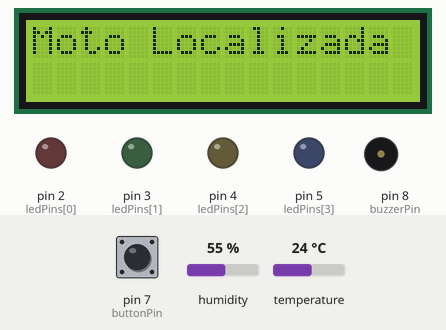
Simulated run of this sketch. Board: Arduino Uno, built with avr-gcc and run on an emulated ATmega328P. Shown: 16×2 character LCD, output pins drawn as LEDs (lit = HIGH), buzzer (waves = sounding). The inputs (shaded band) are chosen by the test bench; at power-on: pin 7 (buttonPin) HIGH, humidity 55 %, temperature 24 °C. EEPROM starts erased; what the sketch prints to the serial monitor is not drawn.

Above: at 3.3 s.
3.4 s: pin 7 (buttonPin) pulled LOW for 1 s
At 5.4 s:
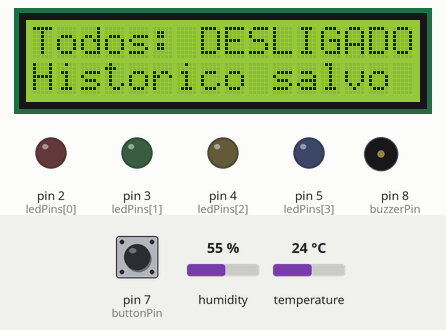
6.0 s: pin 7 (buttonPin) pulled LOW for 0.15 s
At 7.0 s:
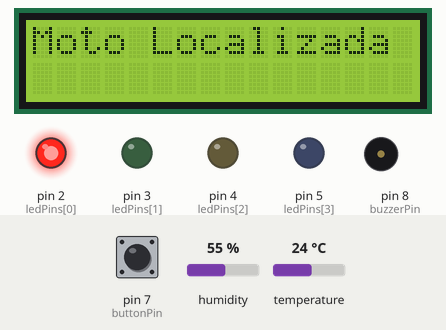
7.7 s: pin 7 (buttonPin) pulled LOW for 0.15 s
At 9.1 s:
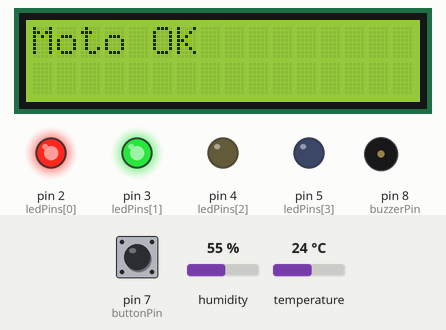
9.4 s: pin 7 (buttonPin) pulled LOW for 0.15 s
At 10.0 s:
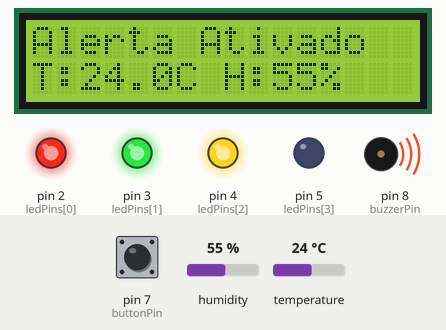
10.1 s: pin 7 (buttonPin) pulled LOW for 0.15 s
At 11.3 s:
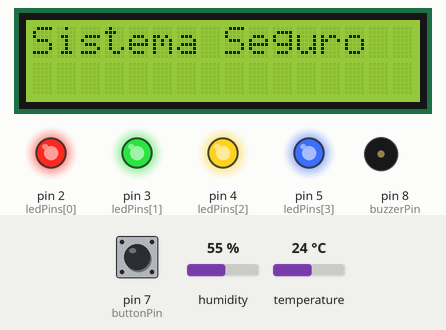
11.8 s: pin 7 (buttonPin) pulled LOW for 1 s
At 13.8 s:
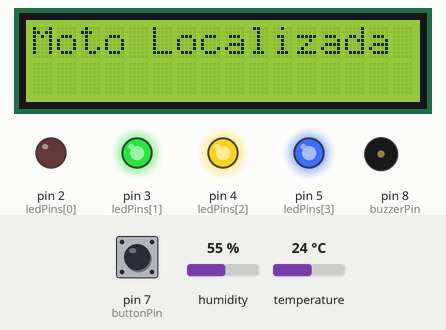
Timing chart, 0 to 15.3 s (numbered marks = the images above; inputs shaded):
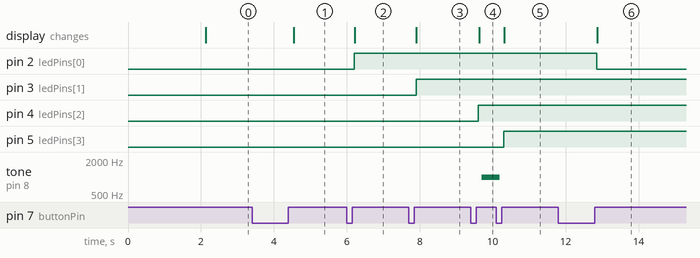

Measured:
- after the input at 3.4 s, the display: changes after 1.1 s (image 1)
- after the input at 6.0 s, pin 2 (ledPins[0]): LOW → HIGH after 0.20 s; the display: changes after 0.22 s (image 2)
- after the input at 7.7 s, pin 3 (ledPins[1]): LOW → HIGH after 0.20 s; the display: changes after 0.21 s (image 3)
- after the input at 9.4 s, pin 4 (ledPins[2]): LOW → HIGH after 0.20 s; tone on pin 8 (buzzerPin): silent → 1000 Hz after 0.30 s; the display: changes after 0.23 s (image 4)
- after the input at 10.1 s, pin 5 (ledPins[3]): LOW → HIGH after 0.20 s; tone on pin 8 (buzzerPin): goes on until 10.2 s, then stays silent; the display: changes after 0.22 s (image 5)
- after the input at 11.8 s, pin 2 (ledPins[0]): HIGH → LOW after 1.0 s; the display: changes after 1.1 s (image 6)

The sketch:

sketch.ino
```cpp
// Wokwi / Arduino Uno: 4 LEDs, 4 resistores, 1 botão, 1 LCD 16x2 via I2C (0x27), DHT22, Buzzer
// Com registro persistente em EEPROM do histórico de dados e status dos componentes

// Cada clique no botão alterna: acende o próximo LED e troca a mensagem do LCD.

// Sequência LCD: "Moto Localizada" -> "Moto OK" -> "Alerta Ativado" -> "Sistema Seguro" -> repete.

// No estado "Alerta Ativado" (LED amarelo): ativa buzzer e exibe temperatura no LCD

// Pressão longa (>1s) desliga todos os LEDs e buzzer.

#include <Wire.h>
#include <LiquidCrystal_I2C.h>
#include <DHT.h>
#include <EEPROM.h>

// Configuração do LCD I2C
LiquidCrystal_I2C lcd(0x27, 16, 2);

// Configuração do sensor DHT22
#define DHT_PIN 6
#define DHT_TYPE DHT22
DHT dht(DHT_PIN, DHT_TYPE);

// salva os  dados históricos em EEPROM
struct HistoryRecord {
  float temperature;
  float humidity;
  uint8_t ledStates;
  uint8_t systemState;
  bool buzzerActive;
  unsigned long timestamp;
};

struct SystemConfig {
  uint16_t totalRecords;
  uint16_t currentIndex;
  uint32_t bootCount;
  uint8_t lastSystemState;
};


#define CONFIG_ADDR 0
#define HISTORY_START_ADDR sizeof(SystemConfig)
#define MAX_RECORDS 20


const uint8_t ledPins[] = {2, 3, 4, 5};
const uint8_t NUM_LEDS = sizeof(ledPins) / sizeof(ledPins[0]);
const uint8_t buttonPin = 7;
const uint8_t buzzerPin = 8;

// Debounce e detecção de pressão longa
const unsigned long DEBOUNCE_MS = 50;
const unsigned long LONG_PRESS_MS = 1000;
const unsigned long TEMP_UPDATE_MS = 5000;
const unsigned long SAVE_INTERVAL_MS = 30000;

bool ledState[4] = {false, false, false, false};
uint8_t nextLedIndex = 0;

int lastButtonState = HIGH;
unsigned long lastDebounceTime = 0;
unsigned long buttonDownTime = 0;
bool buttonHeld = false;

//  mensagem do LCD e temperatura
uint8_t messageIndex = 0;
unsigned long lastTempUpdate = 0;
unsigned long lastSave = 0;
unsigned long bootTime = 0;
float temperature = 0.0;
float humidity = 0.0;
bool buzzerActive = false;

SystemConfig config;

void setup() {
  Serial.begin(9600);
  bootTime = millis();


  loadConfig();
  config.bootCount++;


  for (uint8_t i = 0; i < NUM_LEDS; ++i) {
    pinMode(ledPins[i], OUTPUT);
    digitalWrite(ledPins[i], LOW);
  }


  pinMode(buttonPin, INPUT_PULLUP);
  pinMode(buzzerPin, OUTPUT);
  digitalWrite(buzzerPin, LOW);


  dht.begin();


  lcd.init();
  lcd.backlight();
  lcd.clear();
  lcd.setCursor(0, 0);
  lcd.print("Sistema pronto");
  lcd.setCursor(0, 1);
  lcd.print("Boot #");
  lcd.print(config.bootCount);
  delay(2000);


  restoreLastState();


  saveConfig();

  Serial.println("Sistema iniciado");
  Serial.print("Boot count: ");
  Serial.println(config.bootCount);
  Serial.print("Registros salvos: ");
  Serial.println(config.totalRecords);
}

void loop() {
  handleButton();
  updateTemperature();
  handleBuzzer();
  periodicSave();
}

void loadConfig() {
  EEPROM.get(CONFIG_ADDR, config);


  if (config.totalRecords > MAX_RECORDS || config.currentIndex > MAX_RECORDS) {
    Serial.println("Inicializando EEPROM...");
    config.totalRecords = 0;
    config.currentIndex = 0;
    config.bootCount = 0;
    config.lastSystemState = 0;
    saveConfig();
  }
}

void saveConfig() {
  EEPROM.put(CONFIG_ADDR, config);
}

void restoreLastState() {
  messageIndex = config.lastSystemState;


  if (messageIndex < 4) {

    for (uint8_t i = 0; i <= messageIndex; i++) {
      if (i == messageIndex) {
        lcd.clear();
        displayCurrentState();
        break;
      }
    }
  }
}

void saveHistoryRecord() {
  HistoryRecord record;
  record.temperature = temperature;
  record.humidity = humidity;
  record.systemState = messageIndex;
  record.buzzerActive = buzzerActive;
  record.timestamp = (millis() - bootTime) / 60000;


  record.ledStates = 0;
  for (uint8_t i = 0; i < NUM_LEDS; i++) {
    if (ledState[i]) {
      record.ledStates |= (1 << i);
    }
  }


  uint16_t addr = HISTORY_START_ADDR + (config.currentIndex * sizeof(HistoryRecord));


  EEPROM.put(addr, record);


  config.currentIndex = (config.currentIndex + 1) % MAX_RECORDS;
  if (config.totalRecords < MAX_RECORDS) {
    config.totalRecords++;
  }

  saveConfig();

  Serial.print("Registro salvo #");
  Serial.print(config.totalRecords);
  Serial.print(" - T:");
  Serial.print(temperature);
  Serial.print("°C H:");
  Serial.print(humidity);
  Serial.print("% Estado:");
  Serial.println(messageIndex);
}

void printHistory() {
  Serial.println("\n=== HISTÓRICO EEPROM ===");
  Serial.print("Total de registros: ");
  Serial.println(config.totalRecords);
  Serial.print("Boot count: ");
  Serial.println(config.bootCount);

  for (uint16_t i = 0; i < config.totalRecords; i++) {
    HistoryRecord record;
    uint16_t addr = HISTORY_START_ADDR + (i * sizeof(HistoryRecord));
    EEPROM.get(addr, record);

    Serial.print("Reg ");
    Serial.print(i);
    Serial.print(": T=");
    Serial.print(record.temperature);
    Serial.print("°C H=");
    Serial.print(record.humidity);
    Serial.print("% LEDs=");
    Serial.print(record.ledStates, BIN);
    Serial.print(" Estado=");
    Serial.print(record.systemState);
    Serial.print(" Buzzer=");
    Serial.print(record.buzzerActive ? "ON" : "OFF");
    Serial.print(" Time=");
    Serial.print(record.timestamp);
    Serial.println("min");
  }
  Serial.println("========================\n");
}

void periodicSave() {
  if (millis() - lastSave >= SAVE_INTERVAL_MS) {
    saveHistoryRecord();
    lastSave = millis();


    if (config.totalRecords % 5 == 0) {
      printHistory();
    }
  }
}

void handleButton() {
  int reading = digitalRead(buttonPin);


  if (reading != lastButtonState) {
    lastDebounceTime = millis();
  }

  if ((millis() - lastDebounceTime) > DEBOUNCE_MS) {

    static int stableState = HIGH;
    if (reading != stableState) {
      stableState = reading;
      if (stableState == LOW) {

        buttonDownTime = millis();
        buttonHeld = true;
      } else {

        unsigned long pressDuration = millis() - buttonDownTime;
        if (pressDuration >= LONG_PRESS_MS) {
          allOff();
          printHistory();
        } else {
          toggleNextLed();
          toggleMessage();

          config.lastSystemState = messageIndex;
          saveConfig();

          saveHistoryRecord();
        }
        buttonHeld = false;
      }
    }
  }

  lastButtonState = reading;
}

void updateTemperature() {
  if (millis() - lastTempUpdate >= TEMP_UPDATE_MS) {
    float newTemp = dht.readTemperature();
    float newHum = dht.readHumidity();

    if (!isnan(newTemp) && !isnan(newHum)) {
      temperature = newTemp;
      humidity = newHum;
    }

    lastTempUpdate = millis();


    if (buzzerActive) {
      displayAlertWithTemp();
    }
  }
}

void handleBuzzer() {

  if (buzzerActive && ledState[2]) {

    static unsigned long lastBuzzerToggle = 0;
    static bool buzzerOn = false;

    if (millis() - lastBuzzerToggle >= 500) {
      buzzerOn = !buzzerOn;
      if (buzzerOn) {
        tone(buzzerPin, 1000);
      } else {
        noTone(buzzerPin);
      }
      lastBuzzerToggle = millis();
    }
  } else {
    noTone(buzzerPin);
  }
}


void toggleNextLed() {
  ledState[nextLedIndex] = !ledState[nextLedIndex];
  digitalWrite(ledPins[nextLedIndex], ledState[nextLedIndex] ? HIGH : LOW);

  nextLedIndex = (nextLedIndex + 1) % NUM_LEDS;
}


void toggleMessage() {
  lcd.clear();

  switch (messageIndex) {
    case 0:
      lcd.setCursor(0, 0);
      lcd.print("Moto Localizada");
      buzzerActive = false;
      break;
    case 1:
      lcd.setCursor(0, 0);
      lcd.print("Moto OK");
      buzzerActive = false;
      break;
    case 2:
      buzzerActive = true;
      displayAlertWithTemp();
      break;
    case 3:
      lcd.setCursor(0, 0);
      lcd.print("Sistema Seguro");
      buzzerActive = false;
      break;
  }


  messageIndex = (messageIndex + 1) % 4;
}

void displayCurrentState() {
  switch (messageIndex) {
    case 0:
      lcd.setCursor(0, 0);
      lcd.print("Moto Localizada");
      break;
    case 1:
      lcd.setCursor(0, 0);
      lcd.print("Moto OK");
      break;
    case 2:
      displayAlertWithTemp();
      break;
    case 3:
      lcd.setCursor(0, 0);
      lcd.print("Sistema Seguro");
      break;
  }
}

void displayAlertWithTemp() {
  lcd.clear();
  lcd.setCursor(0, 0);
  lcd.print("Alerta Ativado");


  lcd.setCursor(0, 1);
  if (!isnan(temperature) && !isnan(humidity)) {
    lcd.print("T:");
    lcd.print(temperature, 1);
    lcd.print("C H:");
    lcd.print(humidity, 0);
    lcd.print("%");
  } else {
    lcd.print("Sensor erro!");
  }
}


void allOff() {
  for (uint8_t i = 0; i < NUM_LEDS; ++i) {
    ledState[i] = false;
    digitalWrite(ledPins[i], LOW);
  }

  buzzerActive = false;
  noTone(buzzerPin);
  messageIndex = 0;


  config.lastSystemState = 0;
  saveConfig();
  saveHistoryRecord();

  lcd.clear();
  lcd.setCursor(0, 0);
  lcd.print("Todos: DESLIGADOS");
  lcd.setCursor(0, 1);
  lcd.print("Historico salvo");
}
```
